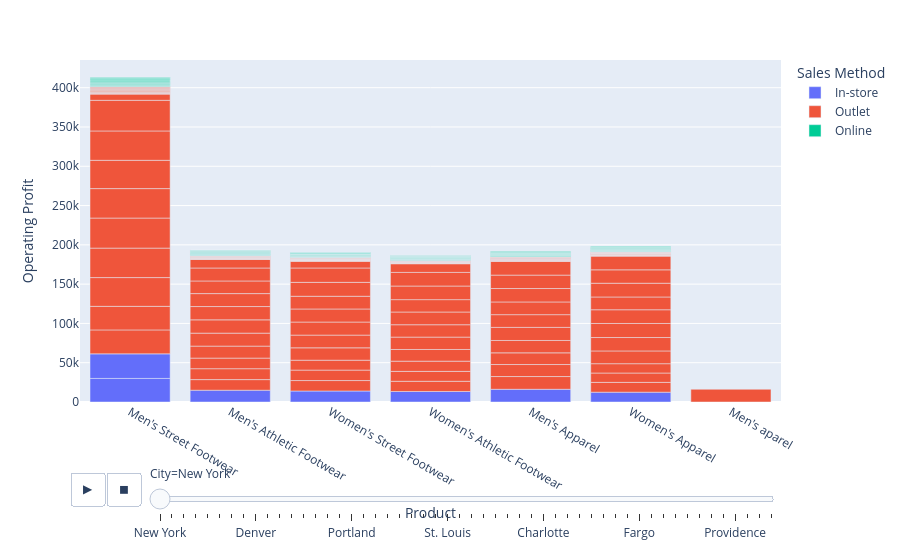

Write notebook code for a chart like this one.
### Code cell
px.bar(df,x='Product',y='Operating Profit',color='Sales Method',animation_frame='City',hover_name='Price per Unit')

### Figure 1 — Plotly figure (JSON) as saved in the notebook; plotly's stock layout.template omitted (floating-point values rounded to 4 significant figures; data arrays with more than 128 entries replaced by an {"elided": "..."} marker saying what was removed)
{"data": [{"hovertemplate": "<b>%{hovertext}</b><br><br>Sales Method=In-store<br>City=New York<br>Product=%{x}<br>Operating Profit=%{y}<extra></extra>", "hovertext": [50.0, 50.0, 40.0, 45.0, 60.0, 50.0, 50.0], "legendgroup": "In-store", "marker": {"color": "#636efa", "pattern": {"shape": ""}}, "name": "In-store", "orientation": "v", "showlegend": true, "textposition": "auto", "type": "bar", "x": ["Men's Street Footwear", "Men's Athletic Footwear", "Women's Street Footwear", "Women's Athletic Footwear", "Men's Apparel", "Women's Apparel", "Men's Street Footwear"], "xaxis": "x", "y": [30000.0, 15000.0, 14000.0, 13390.0, 16200.0, 12500.0, 31250.0], "yaxis": "y"}, {"hovertemplate": "<b>%{hovertext}</b><br><br>Sales Method=Outlet<br>City=New York<br>Product=%{x}<br>Operating Profit=%{y}<extra></extra>", "hovertext": {"elided": "137 float values"}, "legendgroup": "Outlet", "marker": {"color": "#EF553B", "pattern": {"shape": ""}}, "name": "Outlet", "orientation": "v", "showlegend": true, "textposition": "auto", "type": "bar", "x": {"elided": "137 str values"}, "xaxis": "x", "y": {"elided": "137 float values"}, "yaxis": "y"}, {"hovertemplate": "<b>%{hovertext}</b><br><br>Sales Method=Online<br>City=New York<br>Product=%{x}<br>Operating Profit=%{y}<extra></extra>", "hovertext": [47.0, 47.0, 36.0, 41.0, 55.0, 46.0, 46.0, 46.0, 36.0, 44.0, 58.0, 48.0, 46.0, 48.0, 39.0, 43.0, 59.0, 45.0, 45.0, 47.0, 39.0, 41.0, 56.0, 49.0, 54.0, 50.0, 46.0, 46.0, 59.0, 59.0, 55.0, 54.0, 46.0, 47.0, 55.0, 64.0, 59.0, 53.0, 46.0, 46.0, 58.0, 61.0, 58.0, 53.0, 45.0, 47.0, 54.0, 62.0, 56.0, 50.0, 47.0, 47.0, 58.0, 59.0, 64.0, 68.0, 60.0, 53.0, 52.0, 50.0, 64.0, 66.0, 62.0, 51.0, 54.0, 54.0, 60.0, 68.0, 24.0, 34.0, 33.0, 34.0], "legendgroup": "Online", "marker": {"color": "#00cc96", "pattern": {"shape": ""}}, "name": "Online", "orientation": "v", "showlegend": true, "textposition": "auto", "type": "bar", "x": ["Men's Street Footwear", "Men's Athletic Footwear", "Women's Street Footwear", "Women's Athletic Footwear", "Men's Apparel", "Women's Apparel", "Men's Street Footwear", "Men's Athletic Footwear", "Women's Street Footwear", "Women's Athletic Footwear", "Men's Apparel", "Women's Apparel", "Men's Street Footwear", "Men's Athletic Footwear", "Women's Street Footwear", "Women's Athletic Footwear", "Men's Apparel", "Women's Apparel", "Men's Street Footwear", "Men's Athletic Footwear", "Women's Street Footwear", "Women's Athletic Footwear", "Men's Apparel", "Women's Apparel", "Men's Street Footwear", "Men's Athletic Footwear", "Women's Street Footwear", "Women's Athletic Footwear", "Men's Apparel", "Women's Apparel", "Men's Street Footwear", "Men's Athletic Footwear", "Women's Street Footwear", "Women's Athletic Footwear", "Men's Apparel", "Women's Apparel", "Men's Street Footwear", "Men's Athletic Footwear", "Women's Street Footwear", "Women's Athletic Footwear", "Men's Apparel", "Women's Apparel", "Men's Street Footwear", "Men's Athletic Footwear", "Women's Street Footwear", "Women's Athletic Footwear", "Men's Apparel", "Women's Apparel", "Men's Street Footwear", "Men's Athletic Footwear", "Women's Street Footwear", "Women's Athletic Footwear", "Men's Apparel", "Women's Apparel", "Men's Apparel", "Women's Apparel", "Men's Street Footwear", "Men's Athletic Footwear", "Women's Street Footwear", "Women's Athletic Footwear", "Men's Apparel", "Women's Apparel", "Men's Street Footwear", "Men's Athletic Footwear", "Women's Street Footwear", "Women's Athletic Footwear", "Men's Apparel", "Women's Apparel", "Men's Street Footwear", "Men's Athletic Footwear", "Women's Street Footwear", "Women's Athletic Footwear"], "xaxis": "x", "y": [963.3, 513.2, 414.0, 465.8, 514.8, 442.5, 892.7, 528.3, 467.0, 444.1, 606.0, 529.0, 1026.0, 534.6, 472.0, 464.4, 569.9, 374.8, 837.0, 450.9, 491.4, 480.2, 505.7, 431.5, 1096.0, 518.0, 564.3, 507.8, 650.5, 616.0, 1050.0, 597.8, 613.8, 552.0, 623.7, 761.3, 1129.0, 594.3, 511.3, 514.2, 576.1, 697.8, 1150.0, 669.3, 532.0, 532.4, 656.1, 665.3, 1250.0, 594.0, 592.0, 544.8, 584.6, 660.8, 634.4, 749.4, 1076.0, 622.2, 644.0, 617.4, 682.8, 642.2, 1238.0, 642.6, 723.3, 558.9, 673.4, 690.2, 264.0, 374.9, 318.8, 327.3], "yaxis": "y"}], "layout": {"barmode": "relative", "legend": {"title": {"text": "Sales Method"}, "tracegroupgap": 0}, "margin": {"t": 60}, "sliders": [{"active": 0, "currentvalue": {"prefix": "City="}, "len": 0.9, "pad": {"b": 10, "t": 60}, "steps": [{"args": [["New York"], {"frame": {"duration": 0, "redraw": true}, "fromcurrent": true, "mode": "immediate", "transition": {"duration": 0, "easing": "linear"}}], "label": "New York", "method": "animate"}, {"args": [["Houston"], {"frame": {"duration": 0, "redraw": true}, "fromcurrent": true, "mode": "immediate", "transition": {"duration": 0, "easing": "linear"}}], "label": "Houston", "method": "animate"}, {"args": [["San Francisco"], {"frame": {"duration": 0, "redraw": true}, "fromcurrent": true, "mode": "immediate", "transition": {"duration": 0, "easing": "linear"}}], "label": "San Francisco", "method": "animate"}, {"args": [["Los Angeles"], {"frame": {"duration": 0, "redraw": true}, "fromcurrent": true, "mode": "immediate", "transition": {"duration": 0, "easing": "linear"}}], "label": "Los Angeles", "method": "animate"}, {"args": [["Chicago"], {"frame": {"duration": 0, "redraw": true}, "fromcurrent": true, "mode": "immediate", "transition": {"duration": 0, "easing": "linear"}}], "label": "Chicago", "method": "animate"}, {"args": [["Dallas"], {"frame": {"duration": 0, "redraw": true}, "fromcurrent": true, "mode": "immediate", "transition": {"duration": 0, "easing": "linear"}}], "label": "Dallas", "method": "animate"}, {"args": [["Philadelphia"], {"frame": {"duration": 0, "redraw": true}, "fromcurrent": true, "mode": "immediate", "transition": {"duration": 0, "easing": "linear"}}], "label": "Philadelphia", "method": "animate"}, {"args": [["Las Vegas"], {"frame": {"duration": 0, "redraw": true}, "fromcurrent": true, "mode": "immediate", "transition": {"duration": 0, "easing": "linear"}}], "label": "Las Vegas", "method": "animate"}, {"args": [["Denver"], {"frame": {"duration": 0, "redraw": true}, "fromcurrent": true, "mode": "immediate", "transition": {"duration": 0, "easing": "linear"}}], "label": "Denver", "method": "animate"}, {"args": [["Seattle"], {"frame": {"duration": 0, "redraw": true}, "fromcurrent": true, "mode": "immediate", "transition": {"duration": 0, "easing": "linear"}}], "label": "Seattle", "method": "animate"}, {"args": [["Miami"], {"frame": {"duration": 0, "redraw": true}, "fromcurrent": true, "mode": "immediate", "transition": {"duration": 0, "easing": "linear"}}], "label": "Miami", "method": "animate"}, {"args": [["Minneapolis"], {"frame": {"duration": 0, "redraw": true}, "fromcurrent": true, "mode": "immediate", "transition": {"duration": 0, "easing": "linear"}}], "label": "Minneapolis", "method": "animate"}, {"args": [["Billings"], {"frame": {"duration": 0, "redraw": true}, "fromcurrent": true, "mode": "immediate", "transition": {"duration": 0, "easing": "linear"}}], "label": "Billings", "method": "animate"}, {"args": [["Knoxville"], {"frame": {"duration": 0, "redraw": true}, "fromcurrent": true, "mode": "immediate", "transition": {"duration": 0, "easing": "linear"}}], "label": "Knoxville", "method": "animate"}, {"args": [["Omaha"], {"frame": {"duration": 0, "redraw": true}, "fromcurrent": true, "mode": "immediate", "transition": {"duration": 0, "easing": "linear"}}], "label": "Omaha", "method": "animate"}, {"args": [["Birmingham"], {"frame": {"duration": 0, "redraw": true}, "fromcurrent": true, "mode": "immediate", "transition": {"duration": 0, "easing": "linear"}}], "label": "Birmingham", "method": "animate"}, {"args": [["Portland"], {"frame": {"duration": 0, "redraw": true}, "fromcurrent": true, "mode": "immediate", "transition": {"duration": 0, "easing": "linear"}}], "label": "Portland", "method": "animate"}, {"args": [["Anchorage"], {"frame": {"duration": 0, "redraw": true}, "fromcurrent": true, "mode": "immediate", "transition": {"duration": 0, "easing": "linear"}}], "label": "Anchorage", "method": "animate"}, {"args": [["Honolulu"], {"frame": {"duration": 0, "redraw": true}, "fromcurrent": true, "mode": "immediate", "transition": {"duration": 0, "easing": "linear"}}], "label": "Honolulu", "method": "animate"}, {"args": [["Orlando"], {"frame": {"duration": 0, "redraw": true}, "fromcurrent": true, "mode": "immediate", "transition": {"duration": 0, "easing": "linear"}}], "label": "Orlando", "method": "animate"}, {"args": [["Albany"], {"frame": {"duration": 0, "redraw": true}, "fromcurrent": true, "mode": "immediate", "transition": {"duration": 0, "easing": "linear"}}], "label": "Albany", "method": "animate"}, {"args": [["Cheyenne"], {"frame": {"duration": 0, "redraw": true}, "fromcurrent": true, "mode": "immediate", "transition": {"duration": 0, "easing": "linear"}}], "label": "Cheyenne", "method": "animate"}, {"args": [["Richmond"], {"frame": {"duration": 0, "redraw": true}, "fromcurrent": true, "mode": "immediate", "transition": {"duration": 0, "easing": "linear"}}], "label": "Richmond", "method": "animate"}, {"args": [["Detroit"], {"frame": {"duration": 0, "redraw": true}, "fromcurrent": true, "mode": "immediate", "transition": {"duration": 0, "easing": "linear"}}], "label": "Detroit", "method": "animate"}, {"args": [["St. Louis"], {"frame": {"duration": 0, "redraw": true}, "fromcurrent": true, "mode": "immediate", "transition": {"duration": 0, "easing": "linear"}}], "label": "St. Louis", "method": "animate"}, {"args": [["Salt Lake City"], {"frame": {"duration": 0, "redraw": true}, "fromcurrent": true, "mode": "immediate", "transition": {"duration": 0, "easing": "linear"}}], "label": "Salt Lake City", "method": "animate"}, {"args": [["New Orleans"], {"frame": {"duration": 0, "redraw": true}, "fromcurrent": true, "mode": "immediate", "transition": {"duration": 0, "easing": "linear"}}], "label": "New Orleans", "method": "animate"}, {"args": [["Boise"], {"frame": {"duration": 0, "redraw": true}, "fromcurrent": true, "mode": "immediate", "transition": {"duration": 0, "easing": "linear"}}], "label": "Boise", "method": "animate"}, {"args": [["Phoenix"], {"frame": {"duration": 0, "redraw": true}, "fromcurrent": true, "mode": "immediate", "transition": {"duration": 0, "easing": "linear"}}], "label": "Phoenix", "method": "animate"}, {"args": [["Albuquerque"], {"frame": {"duration": 0, "redraw": true}, "fromcurrent": true, "mode": "immediate", "transition": {"duration": 0, "easing": "linear"}}], "label": "Albuquerque", "method": "animate"}, {"args": [["Atlanta"], {"frame": {"duration": 0, "redraw": true}, "fromcurrent": true, "mode": "immediate", "transition": {"duration": 0, "easing": "linear"}}], "label": "Atlanta", "method": "animate"}, {"args": [["Charleston"], {"frame": {"duration": 0, "redraw": true}, "fromcurrent": true, "mode": "immediate", "transition": {"duration": 0, "easing": "linear"}}], "label": "Charleston", "method": "animate"}, {"args": [["Charlotte"], {"frame": {"duration": 0, "redraw": true}, "fromcurrent": true, "mode": "immediate", "transition": {"duration": 0, "easing": "linear"}}], "label": "Charlotte", "method": "animate"}, {"args": [["Columbus"], {"frame": {"duration": 0, "redraw": true}, "fromcurrent": true, "mode": "immediate", "transition": {"duration": 0, "easing": "linear"}}], "label": "Columbus", "method": "animate"}, {"args": [["Louisville"], {"frame": {"duration": 0, "redraw": true}, "fromcurrent": true, "mode": "immediate", "transition": {"duration": 0, "easing": "linear"}}], "label": "Louisville", "method": "animate"}, {"args": [["Jackson"], {"frame": {"duration": 0, "redraw": true}, "fromcurrent": true, "mode": "immediate", "transition": {"duration": 0, "easing": "linear"}}], "label": "Jackson", "method": "animate"}, {"args": [["Little Rock"], {"frame": {"duration": 0, "redraw": true}, "fromcurrent": true, "mode": "immediate", "transition": {"duration": 0, "easing": "linear"}}], "label": "Little Rock", "method": "animate"}, {"args": [["Oklahoma City"], {"frame": {"duration": 0, "redraw": true}, "fromcurrent": true, "mode": "immediate", "transition": {"duration": 0, "easing": "linear"}}], "label": "Oklahoma City", "method": "animate"}, {"args": [["Wichita"], {"frame": {"duration": 0, "redraw": true}, "fromcurrent": true, "mode": "immediate", "transition": {"duration": 0, "easing": "linear"}}], "label": "Wichita", "method": "animate"}, {"args": [["Sioux Falls"], {"frame": {"duration": 0, "redraw": true}, "fromcurrent": true, "mode": "immediate", "transition": {"duration": 0, "easing": "linear"}}], "label": "Sioux Falls", "method": "animate"}, {"args": [["Fargo"], {"frame": {"duration": 0, "redraw": true}, "fromcurrent": true, "mode": "immediate", "transition": {"duration": 0, "easing": "linear"}}], "label": "Fargo", "method": "animate"}, {"args": [["Des Moines"], {"frame": {"duration": 0, "redraw": true}, "fromcurrent": true, "mode": "immediate", "transition": {"duration": 0, "easing": "linear"}}], "label": "Des Moines", "method": "animate"}, {"args": [["Milwaukee"], {"frame": {"duration": 0, "redraw": true}, "fromcurrent": true, "mode": "immediate", "transition": {"duration": 0, "easing": "linear"}}], "label": "Milwaukee", "method": "animate"}, {"args": [["Indianapolis"], {"frame": {"duration": 0, "redraw": true}, "fromcurrent": true, "mode": "immediate", "transition": {"duration": 0, "easing": "linear"}}], "label": "Indianapolis", "method": "animate"}, {"args": [["Baltimore"], {"frame": {"duration": 0, "redraw": true}, "fromcurrent": true, "mode": "immediate", "transition": {"duration": 0, "easing": "linear"}}], "label": "Baltimore", "method": "animate"}, {"args": [["Wilmington"], {"frame": {"duration": 0, "redraw": true}, "fromcurrent": true, "mode": "immediate", "transition": {"duration": 0, "easing": "linear"}}], "label": "Wilmington", "method": "animate"}, {"args": [["Newark"], {"frame": {"duration": 0, "redraw": true}, "fromcurrent": true, "mode": "immediate", "transition": {"duration": 0, "easing": "linear"}}], "label": "Newark", "method": "animate"}, {"args": [["Hartford"], {"frame": {"duration": 0, "redraw": true}, "fromcurrent": true, "mode": "immediate", "transition": {"duration": 0, "easing": "linear"}}], "label": "Hartford", "method": "animate"}, {"args": [["Providence"], {"frame": {"duration": 0, "redraw": true}, "fromcurrent": true, "mode": "immediate", "transition": {"duration": 0, "easing": "linear"}}], "label": "Providence", "method": "animate"}, {"args": [["Boston"], {"frame": {"duration": 0, "redraw": true}, "fromcurrent": true, "mode": "immediate", "transition": {"duration": 0, "easing": "linear"}}], "label": "Boston", "method": "animate"}, {"args": [["Burlington"], {"frame": {"duration": 0, "redraw": true}, "fromcurrent": true, "mode": "immediate", "transition": {"duration": 0, "easing": "linear"}}], "label": "Burlington", "method": "animate"}, {"args": [["Manchester"], {"frame": {"duration": 0, "redraw": true}, "fromcurrent": true, "mode": "immediate", "transition": {"duration": 0, "easing": "linear"}}], "label": "Manchester", "method": "animate"}], "x": 0.1, "xanchor": "left", "y": 0, "yanchor": "top"}], "updatemenus": [{"buttons": [{"args": [null, {"frame": {"duration": 500, "redraw": true}, "fromcurrent": true, "mode": "immediate", "transition": {"duration": 500, "easing": "linear"}}], "label": "&#9654;", "method": "animate"}, {"args": [[null], {"frame": {"duration": 0, "redraw": true}, "fromcurrent": true, "mode": "immediate", "transition": {"duration": 0, "easing": "linear"}}], "label": "&#9724;", "method": "animate"}], "direction": "left", "pad": {"r": 10, "t": 70}, "showactive": false, "type": "buttons", "x": 0.1, "xanchor": "right", "y": 0, "yanchor": "top"}], "xaxis": {"anchor": "y", "domain": [0, 1], "title": {"text": "Product"}}, "yaxis": {"anchor": "x", "domain": [0, 1], "title": {"text": "Operating Profit"}}}}
